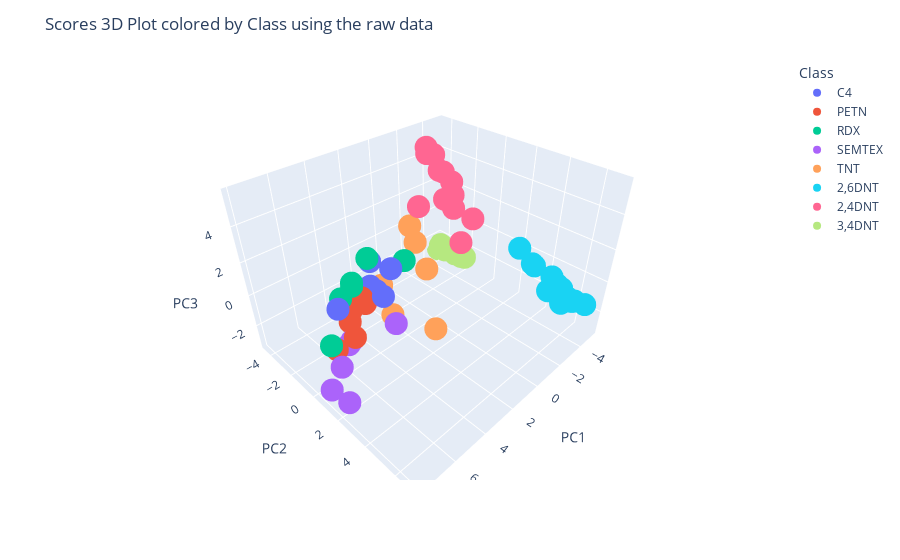

The cell this chart's notebook holds for it:
### Code cell
# Plot 3D scores
fig = px.scatter_3d(scores, x='PC1', y='PC2', z='PC3',
                    color='Class', hover_data=['Class'], hover_name=scores.index)
fig.update_xaxes(zeroline=True, zerolinewidth=1, zerolinecolor='Black')
fig.update_yaxes(zeroline=True, zerolinewidth=1, zerolinecolor='Black')
fig.update_layout(
    title_text='Scores 3D Plot colored by Class using the raw data')
fig.show()

### Figure 1 — Plotly figure (JSON) as saved in the notebook; plotly's stock layout.template omitted (floating-point values rounded to 4 significant figures)
{"data": [{"customdata": [["C4"], ["C4"], ["C4"], ["C4"], ["C4"], ["C4"]], "hovertemplate": "<b>%{hovertext}</b><br><br>Class=%{customdata[0]}<br>PC1=%{x}<br>PC2=%{y}<br>PC3=%{z}<extra></extra>", "hovertext": ["C4_7", "C4_8", "C4_9", "C4_10", "C4_11", "C4_12"], "legendgroup": "C4", "marker": {"color": "#636efa", "symbol": "circle"}, "mode": "markers", "name": "C4", "scene": "scene", "showlegend": true, "type": "scatter3d", "x": [3.04, 5.801, 3.692, 3.666, 2.505, 3.785], "y": [-1.614, -0.7559, 0.1593, -0.3996, -0.5969, -0.7375], "z": [1.139, 0.09222, 0.2136, 0.2431, 0.9321, 0.4223]}, {"customdata": [["PETN"], ["PETN"], ["PETN"], ["PETN"], ["PETN"], ["PETN"]], "hovertemplate": "<b>%{hovertext}</b><br><br>Class=%{customdata[0]}<br>PC1=%{x}<br>PC2=%{y}<br>PC3=%{z}<extra></extra>", "hovertext": ["PETN_10", "PETN_11", "PETN_12", "PETN_13", "PETN_14", "PETN_15"], "legendgroup": "PETN", "marker": {"color": "#EF553B", "symbol": "circle"}, "mode": "markers", "name": "PETN", "scene": "scene", "showlegend": true, "type": "scatter3d", "x": [4.427, 5.757, 4.459, 6.728, 5.211, 5.516], "y": [-0.3895, 0.3913, -0.6121, 0.196, -0.5338, -0.2691], "z": [-0.1307, -1.023, 0.1221, -1.309, -0.2132, -0.5978]}, {"customdata": [["RDX"], ["RDX"], ["RDX"], ["RDX"], ["RDX"], ["RDX"]], "hovertemplate": "<b>%{hovertext}</b><br><br>Class=%{customdata[0]}<br>PC1=%{x}<br>PC2=%{y}<br>PC3=%{z}<extra></extra>", "hovertext": ["RDX_9", "RDX_10", "RDX_11", "RDX_12", "RDX_13", "RDX_14"], "legendgroup": "RDX", "marker": {"color": "#00cc96", "symbol": "circle"}, "mode": "markers", "name": "RDX", "scene": "scene", "showlegend": true, "type": "scatter3d", "x": [7.015, 1.475, 4.632, 4.6, 3.223, 5.399], "y": [0.2237, -0.7119, -1.119, -1.139, -1.569, -1.041], "z": [-0.842, 0.8782, 0.6633, 0.8323, 1.44, 0.3456]}, {"customdata": [["SEMTEX"], ["SEMTEX"], ["SEMTEX"], ["SEMTEX"], ["SEMTEX"], ["SEMTEX"]], "hovertemplate": "<b>%{hovertext}</b><br><br>Class=%{customdata[0]}<br>PC1=%{x}<br>PC2=%{y}<br>PC3=%{z}<extra></extra>", "hovertext": ["SEMTEX_10", "SEMTEX_11", "SEMTEX_12", "SEMTEX_13", "SEMTEX_14", "SEMTEX_15"], "legendgroup": "SEMTEX", "marker": {"color": "#ab63fa", "symbol": "circle"}, "mode": "markers", "name": "SEMTEX", "scene": "scene", "showlegend": true, "type": "scatter3d", "x": [6.106, 5.944, 6.916, 7.863, 7.456, 3.726], "y": [0.3123, 0.3348, 0.7256, 1.133, 1.848, 1.077], "z": [-1.324, -1.165, -1.968, -2.483, -3.115, -0.9756]}, {"customdata": [["TNT"], ["TNT"], ["TNT"], ["TNT"], ["TNT"], ["TNT"]], "hovertemplate": "<b>%{hovertext}</b><br><br>Class=%{customdata[0]}<br>PC1=%{x}<br>PC2=%{y}<br>PC3=%{z}<extra></extra>", "hovertext": ["TNT_8", "TNT_9", "TNT_10", "TNT_11", "TNT_12", "TNT_13"], "legendgroup": "TNT", "marker": {"color": "#FFA15A", "symbol": "circle"}, "mode": "markers", "name": "TNT", "scene": "scene", "showlegend": true, "type": "scatter3d", "x": [0.3273, 2.891, -0.5238, 3.417, 1.656, -0.5048], "y": [-0.2009, -0.9501, -2.417, 0.4804, 1.813, -1.975], "z": [0.02442, -0.1043, 1.444, -0.9371, -2.165, 0.5653]}, {"customdata": [["2,6DNT"], ["2,6DNT"], ["2,6DNT"], ["2,6DNT"], ["2,6DNT"], ["2,6DNT"], ["2,6DNT"], ["2,6DNT"], ["2,6DNT"], ["2,6DNT"], ["2,6DNT"], ["2,6DNT"]], "hovertemplate": "<b>%{hovertext}</b><br><br>Class=%{customdata[0]}<br>PC1=%{x}<br>PC2=%{y}<br>PC3=%{z}<extra></extra>", "hovertext": ["2,6DNT_1", "2,6DNT_2", "2,6DNT_3", "2,6DNT_4", "2,6DNT_5", "2,6DNT_6", "2,6DNT_7", "2,6DNT_8", "2,6DNT_9", "2,6DNT_10", "2,6DNT_11", "2,6DNT_12"], "legendgroup": "2,6DNT", "marker": {"color": "#19d3f3", "symbol": "circle"}, "mode": "markers", "name": "2,6DNT", "scene": "scene", "showlegend": true, "type": "scatter3d", "x": [-3.893, -3.415, -3.004, -3.522, -4.145, -3.907, -3.249, -3.626, -3.437, -3.082, -3.746, -4.209], "y": [2.752, 5.881, 6.188, 4.044, 6.954, 5.345, 5.318, 3.839, 6.291, 6.729, 4.929, 6.337], "z": [0.7785, -0.04461, -0.6013, 0.4212, -0.9055, -0.3468, 0.4977, 0.4056, -0.4404, -0.2218, -0.883, -1.058]}, {"customdata": [["2,4DNT"], ["2,4DNT"], ["2,4DNT"], ["2,4DNT"], ["2,4DNT"], ["2,4DNT"], ["2,4DNT"], ["2,4DNT"], ["2,4DNT"], ["2,4DNT"], ["2,4DNT"], ["2,4DNT"]], "hovertemplate": "<b>%{hovertext}</b><br><br>Class=%{customdata[0]}<br>PC1=%{x}<br>PC2=%{y}<br>PC3=%{z}<extra></extra>", "hovertext": ["2,4DNT_1", "2,4DNT_2", "2,4DNT_3", "2,4DNT_4", "2,4DNT_5", "2,4DNT_6", "2,4DNT_7", "2,4DNT_8", "2,4DNT_9", "2,4DNT_10", "2,4DNT_11", "2,4DNT_12"], "legendgroup": "2,4DNT", "marker": {"color": "#FF6692", "symbol": "circle"}, "mode": "markers", "name": "2,4DNT", "scene": "scene", "showlegend": true, "type": "scatter3d", "x": [-1.854, -2.073, -1.906, -1.821, -1.952, -0.1736, -2.275, -2.086, -1.14, -3.287, -3.658, -2.433], "y": [-1.445, -2.078, -2.471, -0.5058, -2.479, -1.299, -1.55, -0.6258, -0.3501, -1.652, -0.4794, -0.2407], "z": [4.663, 5.287, 5.634, 4.326, 5.266, 3.212, 4.404, 3.437, 3.632, 1.787, 1.414, 0.4597]}, {"customdata": [["3,4DNT"], ["3,4DNT"], ["3,4DNT"], ["3,4DNT"], ["3,4DNT"], ["3,4DNT"], ["3,4DNT"], ["3,4DNT"], ["3,4DNT"], ["3,4DNT"], ["3,4DNT"], ["3,4DNT"]], "hovertemplate": "<b>%{hovertext}</b><br><br>Class=%{customdata[0]}<br>PC1=%{x}<br>PC2=%{y}<br>PC3=%{z}<extra></extra>", "hovertext": ["3,4DNT_1", "3,4DNT_2", "3,4DNT_3", "3,4DNT_4", "3,4DNT_5", "3,4DNT_6", "3,4DNT_7", "3,4DNT_8", "3,4DNT_9", "3,4DNT_10", "3,4DNT_11", "3,4DNT_12"], "legendgroup": "3,4DNT", "marker": {"color": "#B6E880", "symbol": "circle"}, "mode": "markers", "name": "3,4DNT", "scene": "scene", "showlegend": true, "type": "scatter3d", "x": [-4.377, -5.018, -4.654, -4.574, -5.073, -5.129, -5.143, -4.863, -4.996, -5.031, -4.867, -4.586], "y": [-1.887, -2.736, -2.1, -1.77, -3.035, -4.464, -4.506, -4.076, -4.306, -4.352, -4.364, -3.496], "z": [-2.177, -2.631, -2.198, -2.277, -2.837, -3.221, -3.291, -2.538, -2.641, -2.854, -2.951, -2.511]}], "layout": {"legend": {"title": {"text": "Class"}, "tracegroupgap": 0}, "margin": {"t": 60}, "scene": {"domain": {"x": [0, 1], "y": [0, 1]}, "xaxis": {"title": {"text": "PC1"}}, "yaxis": {"title": {"text": "PC2"}}, "zaxis": {"title": {"text": "PC3"}}}, "title": {"text": "Scores 3D Plot colored by Class using the raw data"}, "xaxis": {"zeroline": true, "zerolinecolor": "Black", "zerolinewidth": 1}, "yaxis": {"zeroline": true, "zerolinecolor": "Black", "zerolinewidth": 1}}}
